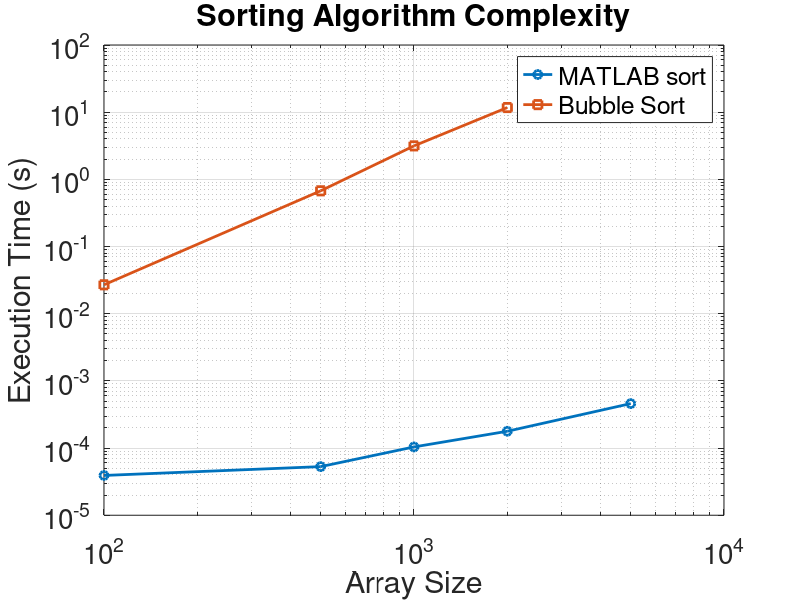

This figure's MATLAB source:
% Prog_08b.m: Comparison of the bubble sort algorithm and the sort
% function.
sizes=[100 500 1000 2000 5000];
times_builtin=zeros(size(sizes));
times_bubble=zeros(size(sizes));
for k=1:length(sizes)
    n=sizes(k);
    A=randi(100000,1,n);
    % Built-in MATLAB sort.
    tic;
    sort(A);
    times_builtin(k)=toc;
    % Bubble sort only for manageable sizes.
    if n<=2000
        B=A;
        tic;
        for i=1:n-1
            for j=1:n-i
                if B(j)>B(j+1)
                    temp=B(j);
                    B(j)=B(j+1);
                    B(j+1)=temp;
                end
            end
        end
        times_bubble(k)=toc;
    else
        times_bubble(k)=NaN;
    end
end
loglog(sizes,times_builtin,'-o','LineWidth',2)
hold on
loglog(sizes,times_bubble,'-s','LineWidth',2)
xlabel('Array Size')
ylabel('Execution Time (s)')
legend('MATLAB sort','Bubble Sort')
grid on
title('Sorting Algorithm Complexity')
set(gca,'FontSize',20)
% End Prog_08b.m.
